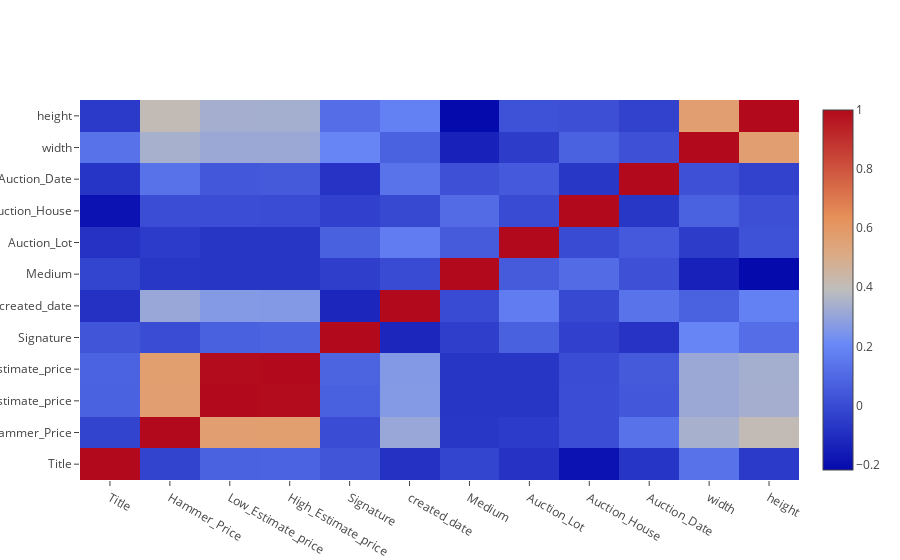

The code cell stored with this chart in its notebook:
### Code cell
data = [go.Heatmap( z=X2.corr().values.tolist(),
                  x=['Title', 'Hammer_Price', 'Low_Estimate_price', 'High_Estimate_price',
       'Signature', 'created_date', 'Medium', 'Auction_Lot', 'Auction_House',
       'Auction_Date', 'width', 'height'],
                   y=['Title', 'Hammer_Price', 'Low_Estimate_price', 'High_Estimate_price',
       'Signature', 'created_date', 'Medium', 'Auction_Lot', 'Auction_House',
       'Auction_Date', 'width', 'height'])]

iplot(data, filename='labelled-heatmap-monet')

### Figure 1 — Plotly figure (JSON) as saved in the notebook; plotly's stock layout.template omitted (floating-point values rounded to 4 significant figures; data arrays with more than 128 entries replaced by an {"elided": "..."} marker saying what was removed)
{"data": [{"type": "heatmap", "uid": "c8c1e95f-0804-41dc-8e67-90ab5433c6b6", "x": ["Title", "Hammer_Price", "Low_Estimate_price", "High_Estimate_price", "Signature", "created_date", "Medium", "Auction_Lot", "Auction_House", "Auction_Date", "width", "height"], "y": ["Title", "Hammer_Price", "Low_Estimate_price", "High_Estimate_price", "Signature", "created_date", "Medium", "Auction_Lot", "Auction_House", "Auction_Date", "width", "height"], "z": {"elided": "12x12 float values"}}], "layout": {}}
